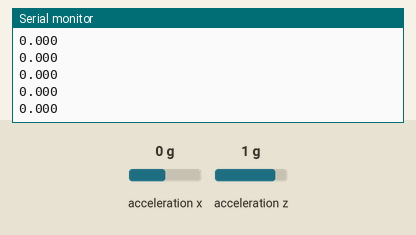
This sketch was run on a simulated Arduino Uno, built with avr-gcc and run on an emulated ATmega328P. Shown: the last lines printed to the serial monitor. The test bench sets the inputs (shaded band); at power-on: acceleration x 0 g, acceleration z 1 g.

Above: at 1.2 s.
1.3 s: acceleration x set to -1.4 g
At 2.3 s:
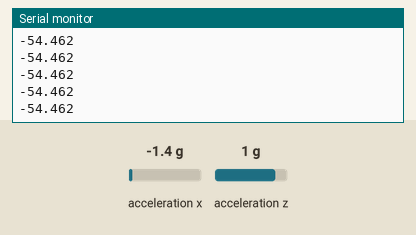
2.8 s: acceleration z set to -1.4 g
At 3.6 s:
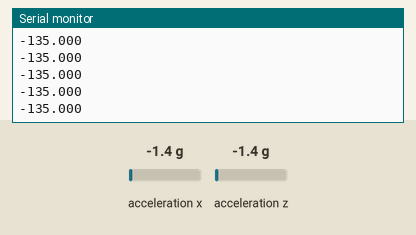
4.3 s: acceleration x set to -0.8 g
At 5.3 s:
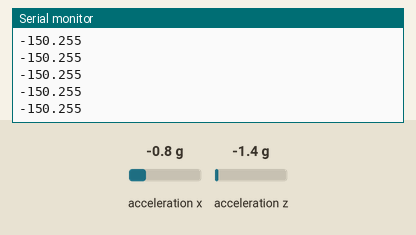
Timing chart, 0 to 7.3 s (numbered marks = the images above; inputs shaded):
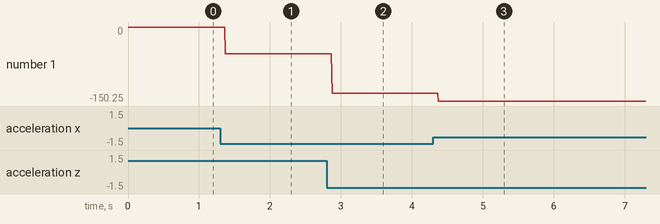

Measured:
- after the input at 1.3 s, the serial monitor: prints a new line after 0.07 s (image 1)
- after the input at 2.8 s, the serial monitor: prints a new line after 0.08 s (image 2)
- after the input at 4.3 s, the serial monitor: prints a new line after 0.07 s (image 3)
- plotted number 1: 0 → -54.46 after the input at 1.3 s, -54.46 → -135 after the input at 2.8 s, -135 → -150.25 after the input at 4.3 s

The sketch:

acceleration_1.ino
```cpp
#include <Arduino.h>
#include <Wire.h>
#include "SparkFun_MMA8452Q.h"

MMA8452Q accel;

void setup() {
  Serial.begin(9600);
  Wire.begin();

  if (accel.begin() == false) {
    Serial.println("Not Connected. Please check connections and read the hookup guide.");
    while (1);
  }
}

void loop() {
  if (accel.available()) {
    float ax = accel.getCalculatedX();
    float az = accel.getCalculatedZ();
    float angle = atan2(ax, az) * 180.0 / PI;

    Serial.print(angle, 3);
    Serial.println();
  }
}
```
